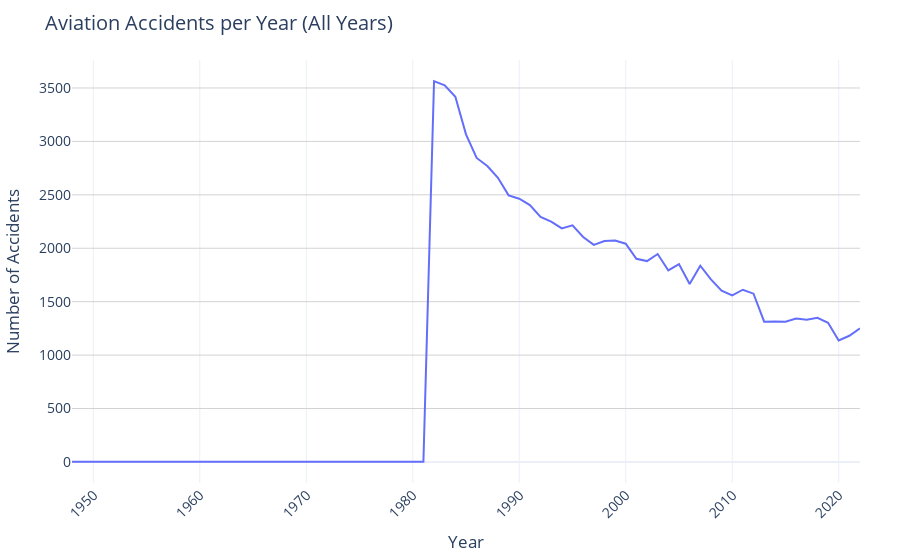

This figure's notebook cell:
### Markdown cell above
1. `event_date`: *what are the trends over time?*

### Code cell
us_data['event_year'] = pd.to_datetime(us_data['event_date']).dt.year
yearly_counts = us_data['event_year'].value_counts().sort_index()
fig = px.line(x=yearly_counts.index, y=yearly_counts.values,
              labels={'x': 'Year', 'y': 'Number of Accidents'},
              title='Aviation Accidents per Year (All Years)')
fig.update_layout(
    template='plotly_white',
    title_font_size=20,
    font=dict(size=14),
    yaxis_gridcolor='lightgrey',
    xaxis_tickangle=-45,
    margin=dict(t=60, b=40, l=50, r=40)
)
fig.show()

### Figure 1 — Plotly figure (JSON) as saved in the notebook; plotly's stock layout.template omitted (floating-point values rounded to 4 significant figures)
{"data": [{"hovertemplate": "Year=%{x}<br>Number of Accidents=%{y}<extra></extra>", "legendgroup": "", "line": {"color": "#636efa", "dash": "solid"}, "marker": {"symbol": "circle"}, "mode": "lines", "name": "", "orientation": "v", "showlegend": false, "type": "scatter", "x": [1948, 1962, 1974, 1977, 1979, 1981, 1982, 1983, 1984, 1985, 1986, 1987, 1988, 1989, 1990, 1991, 1992, 1993, 1994, 1995, 1996, 1997, 1998, 1999, 2000, 2001, 2002, 2003, 2004, 2005, 2006, 2007, 2008, 2009, 2010, 2011, 2012, 2013, 2014, 2015, 2016, 2017, 2018, 2019, 2020, 2021, 2022], "xaxis": "x", "y": [1, 1, 1, 1, 2, 1, 3564, 3524, 3418, 3066, 2845, 2770, 2660, 2495, 2464, 2404, 2293, 2250, 2186, 2214, 2106, 2032, 2068, 2073, 2043, 1901, 1880, 1946, 1792, 1852, 1665, 1837, 1709, 1604, 1559, 1612, 1575, 1313, 1315, 1313, 1342, 1331, 1349, 1303, 1137, 1181, 1250], "yaxis": "y"}], "layout": {"font": {"size": 14}, "legend": {"tracegroupgap": 0}, "margin": {"b": 40, "l": 50, "r": 40, "t": 60}, "title": {"font": {"size": 20}, "text": "Aviation Accidents per Year (All Years)"}, "xaxis": {"anchor": "y", "domain": [0, 1], "tickangle": -45, "title": {"text": "Year"}}, "yaxis": {"anchor": "x", "domain": [0, 1], "gridcolor": "lightgrey", "title": {"text": "Number of Accidents"}}}}
